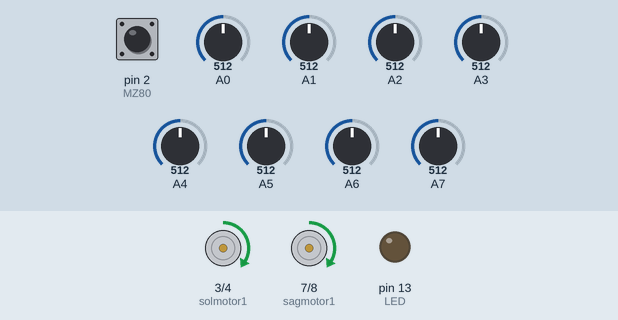
Simulated run of this sketch. Board: Arduino Uno, built with avr-gcc and run on an emulated ATmega328P. Parts: motor-driver pin pairs drawn as motors (green arrow = first pin HIGH = forward, orange = second pin HIGH = backward, longer = more drive, scaled by the enable pin), output pins drawn as LEDs (lit = HIGH). The inputs (shaded band) are chosen by the test bench; at power-on: A0 = 512, A5 = 512, A6 = 512, A3 = 512, A4 = 512, A1 = 512, pin 2 (MZ80) HIGH, A2 = 512, A7 = 512.

Above: at 10.6 s.
10.7 s: A0 set to 527
At 11.5 s:
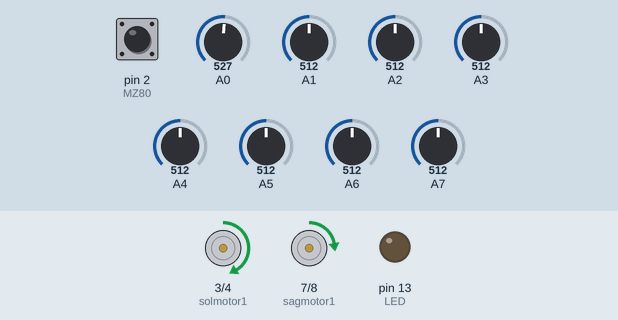
12.2 s: A5 set to 716
At 12.6 s:
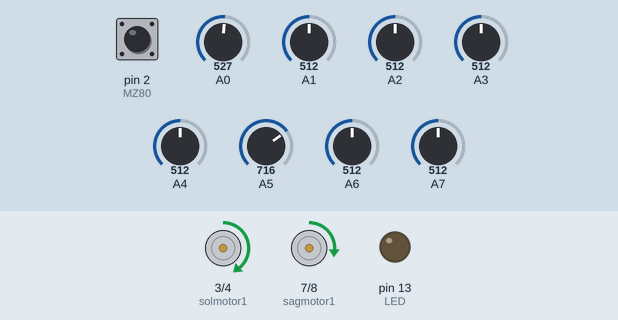
13.7 s: A6 set to 525
At 14.9 s:
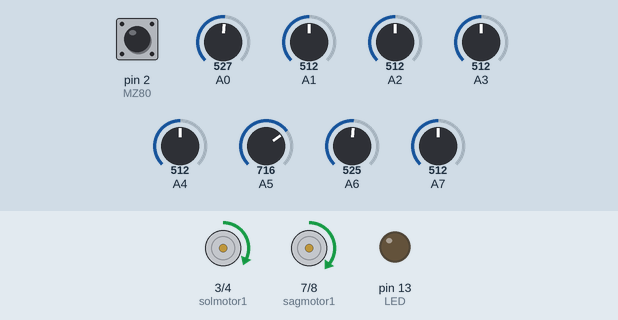
15.2 s: A3 set to 716
At 16.1 s:
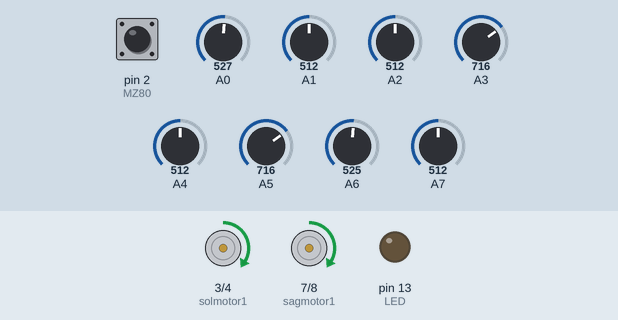
16.7 s: A4 set to 519
At 17.3 s:
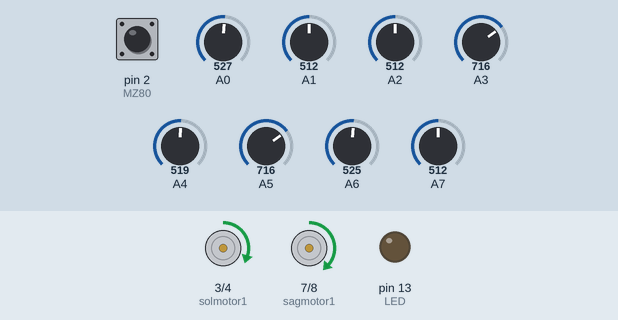
18.2 s: A1 set to 716
At 18.5 s:
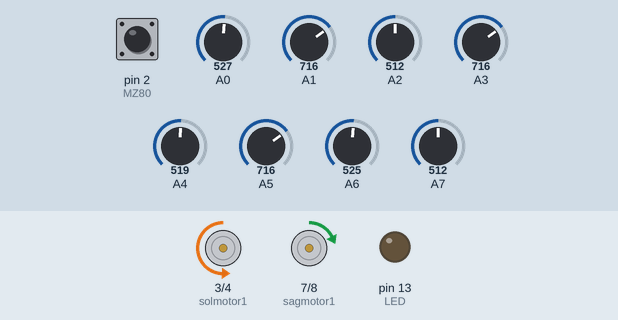
Timing chart, 0 to 20.7 s (numbered marks = the images above; inputs shaded):
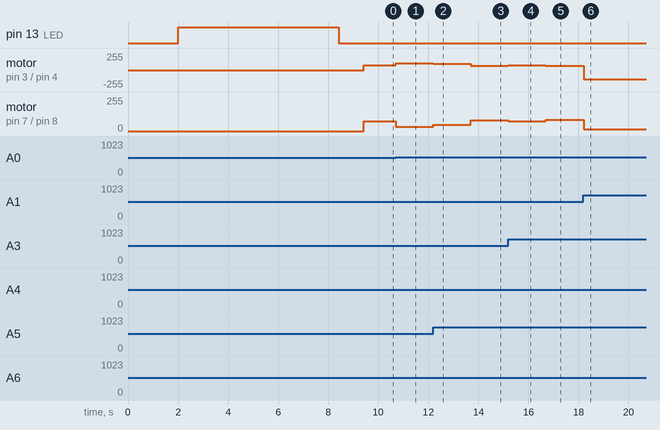

Measured:
- the behaviour switches between 512 and 513 on A0 (found by bisection; images 0 and 1)
- after the input at 10.7 s, motor on pin 3 (solmotor1) / pin 4 (solmotor2): forward 75/255 → forward 105/255 at once; motor on pin 7 (sagmotor1) / pin 8 (sagmotor2): forward 75/255 → forward 31/255 at once
- after the input at 12.2 s, motor on pin 3 (solmotor1) / pin 4 (solmotor2): forward 105/255 → forward 96/255 at once; motor on pin 7 (sagmotor1) / pin 8 (sagmotor2): forward 31/255 → forward 46/255 at once
- after the input at 13.7 s, motor on pin 3 (solmotor1) / pin 4 (solmotor2): forward 96/255 → forward 67/255 at once; motor on pin 7 (sagmotor1) / pin 8 (sagmotor2): forward 46/255 → forward 81/255 at once
- after the input at 15.2 s, motor on pin 3 (solmotor1) / pin 4 (solmotor2): forward 67/255 → forward 75/255 at once; motor on pin 7 (sagmotor1) / pin 8 (sagmotor2): forward 81/255 → forward 75/255 at once
- after the input at 16.7 s, motor on pin 3 (solmotor1) / pin 4 (solmotor2): forward 75/255 → forward 61/255 at once; motor on pin 7 (sagmotor1) / pin 8 (sagmotor2): forward 75/255 → forward 85/255 at once
- after the input at 18.2 s, motor on pin 3 (solmotor1) / pin 4 (solmotor2): forward 61/255 → backward 136/255 at once; motor on pin 7 (sagmotor1) / pin 8 (sagmotor2): forward 85/255 → forward 14/255 at once

The sketch:

TemelCizgiElleKalibreKodu.ino
```cpp
/****** Hatay Robot Yarismasi ******/
/* Temel Cizgi Izleyen Egitim Kodu */
/************** 2025 ***************/
// Sabitler
#define sagmotor1 7
#define sagmotor2 8
#define sagmotorpwmpin 6
#define solmotor1 3
#define solmotor2 4
#define solmotorpwmpin 5
#define MZ80 2
#define LED 13


// Degiskenler
int ortalamaHIZ = 75;  // maksimum 255
int minDonusHizi = 24;
byte K, gorensensor;
float Kp = 0.075, Kd = 0.55, Ki = 0.00005;  // PID Degiskenleri
int sensormin[8]; int sensormax[8]; int SVal[8]; int SValx[8];
int sagmotorpwm = 0; int solmotorpwm = 0; int sonhata = 0; byte cizgivar;
unsigned int pozisyon = 3500; int integral = 0; int hata = 0; int sondeger = 3500;
byte cizgiKayipSayaci = 0;

void setup() {
  pinMode(MZ80, INPUT_PULLUP);
  pinMode(LED, OUTPUT);
  pinMode(sagmotor1, OUTPUT);
  pinMode(sagmotor2, OUTPUT);
  pinMode(solmotor1, OUTPUT);
  pinMode(solmotor2, OUTPUT);
  digitalWrite(LED, LOW);  // LED Sondur
  motorDurdur(2000);       // 2 saniye motorlari durdur
  digitalWrite(LED, HIGH); // LED Yak
  kalibrasyonYap();
  digitalWrite(LED, LOW);  // LED Sondur
  delay(1000);
  engelKontrol();
  //degerokuma();
}

void loop() {
  engelKontrol();
  pozisyon = sensoroku();
  PIDhesap();
  motorkontrol(solmotorpwm, sagmotorpwm);
}
```

Engel.ino
```cpp
void engelKontrol()
{
  while (digitalRead(MZ80) == 0) {
    motorDurdur(1);
  }
}
```

PID.ino
```cpp
void PIDhesap()
{
  hata = pozisyon - 3500;
  int mutlakHata = abs(hata);

  integral += hata;
  integral = constrain(integral, -4000, 4000);

  if (mutlakHata > 2200) integral = 0;

  int duzeltmehizi = Kp * hata + Kd * (hata - sonhata) + Ki * integral;
  duzeltmehizi = constrain(duzeltmehizi, -90, 90);
  sonhata = hata;

  int tabanHiz = map(mutlakHata, 0, 3500, ortalamaHIZ, minDonusHizi);
  tabanHiz = constrain(tabanHiz, minDonusHizi, ortalamaHIZ);

  sagmotorpwm = tabanHiz + duzeltmehizi;
  solmotorpwm = tabanHiz - duzeltmehizi;
  sagmotorpwm = constrain(sagmotorpwm, -55, 255); // Hiz araligi
  solmotorpwm = constrain(solmotorpwm, -55, 255);
}
```

kalibrasyon.ino
```cpp
void kalibrasyonYap() {
  for (int i = 0; i < 8; i++) {
    sensormin[i] = 1024;
    sensormax[i] = 0;
  }

  for (int i = 0; i < 250; i++)
  {
    for (int j = 0; j < 15; j++) {
      for (int k = 0; k < 8; k++) {
        if (sensormin[k] > analogRead(k)) sensormin[k] = analogRead(k);
        if (sensormax[k] < analogRead(k)) sensormax[k] = analogRead(k);
      }
    }
  }
}
```

motorkontrol.ino
```cpp
void motorkontrol(int solmotorpwm, int sagmotorpwm) {
  if (sagmotorpwm <= 0) {
    sagmotorpwm = sagmotorpwm * (-1);
    digitalWrite(sagmotor1, LOW);
    digitalWrite(sagmotor2, HIGH);
    analogWrite(sagmotorpwmpin, sagmotorpwm);
  }
  else {
    digitalWrite(sagmotor1, HIGH);
    digitalWrite(sagmotor2, LOW);
    analogWrite(sagmotorpwmpin, sagmotorpwm);
  }
  if (solmotorpwm <= 0) {
    solmotorpwm = solmotorpwm * (-1);
    digitalWrite(solmotor1, LOW);
    digitalWrite(solmotor2, HIGH);
    analogWrite(solmotorpwmpin, solmotorpwm);
  }
  else {
    digitalWrite(solmotor1, HIGH);
    digitalWrite(solmotor2, LOW);
    analogWrite(solmotorpwmpin, solmotorpwm);
  }
}
void motorDurdur(int sure) {
  motorkontrol(0, 0); delay(sure);
}
```

sensoroku.ino
```cpp
int sensoroku() {
  unsigned long ortalama = 0;
  unsigned int toplam = 0;
  cizgivar = 0;
  gorensensor = 0;

  for (int i = 0; i < 8; i++) {
    int minmaksfark = sensormax[i] - sensormin[i];
    if (minmaksfark <= 0) minmaksfark = 1;

    long int hesaplama = analogRead(i) - sensormin[i];
    hesaplama = hesaplama * 1000;
    hesaplama = hesaplama / minmaksfark;
    SVal[i] = constrain(hesaplama, 0, 1000);
    SValx[i] = 1000 - SVal[i];
  }

  for (int i = 0; i < 8; i++) {
    if (SValx[i] > 250)  {
      cizgivar = 1;
      gorensensor++;
    }
    if (SValx[i] > 100) {
      ortalama += SValx[i] * i ;
      toplam += SValx[i];
    }
  }

  if (cizgivar == 0) {
    cizgiKayipSayaci++;

    if (cizgiKayipSayaci < 3) {
      return sondeger;
    }

    if (sondeger < 3250)  return 600;
    if (sondeger > 3750)  return 6400;
    return 3500;
  }

  cizgiKayipSayaci = 0;
  ortalama = ortalama * 1000;
  sondeger = ortalama / toplam;
  return sondeger;
}

void degerokuma() {
   Serial.begin(9600);
  while(1){
    sensoroku();
  for (int i = 0; i < 8; i++) {
    Serial.print(i);
    Serial.print("=");
    Serial.print(SVal[i]);
    Serial.print("  ");
  }
Serial.println("  ");
  delay(500);
  }
}
```
